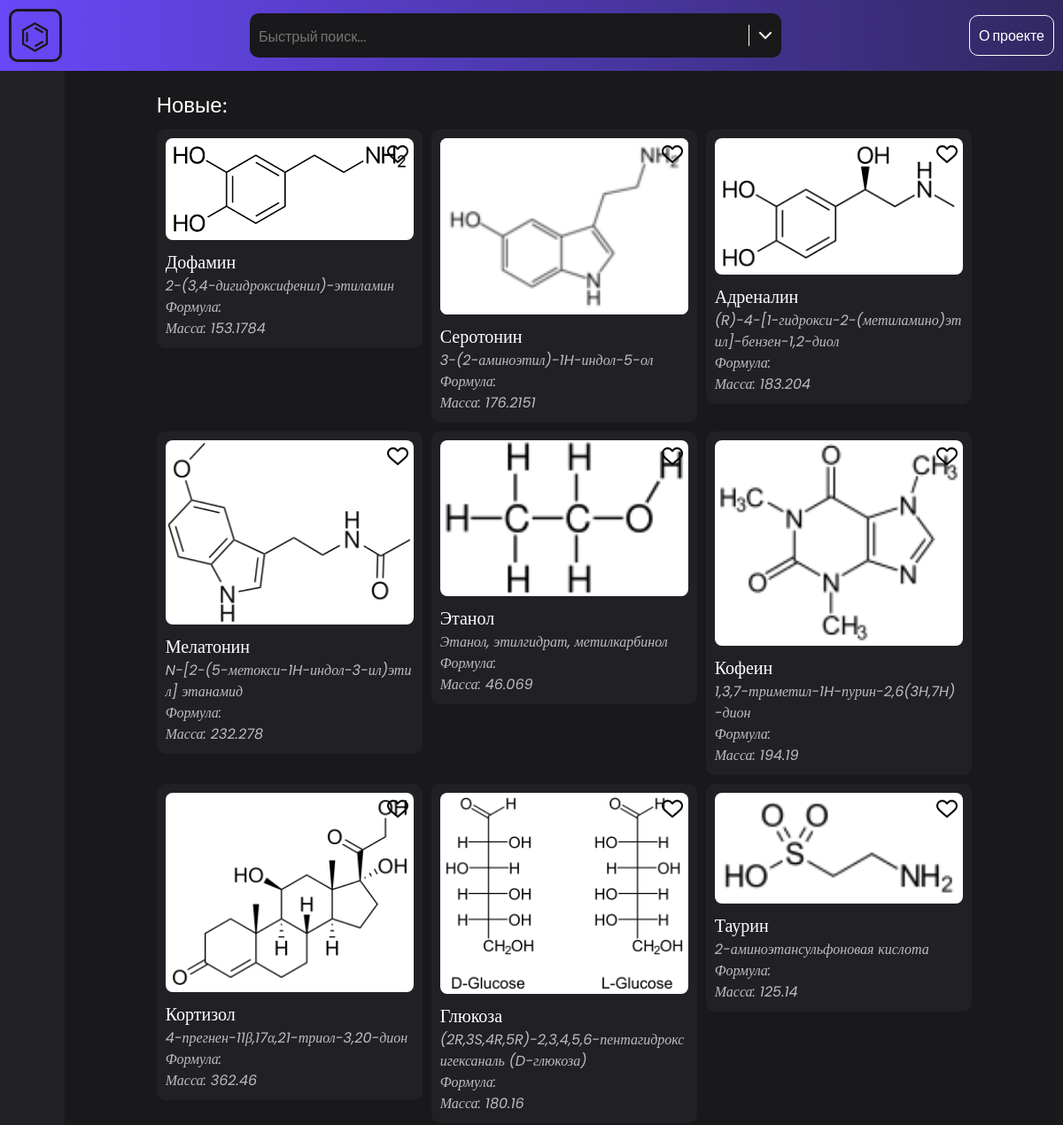
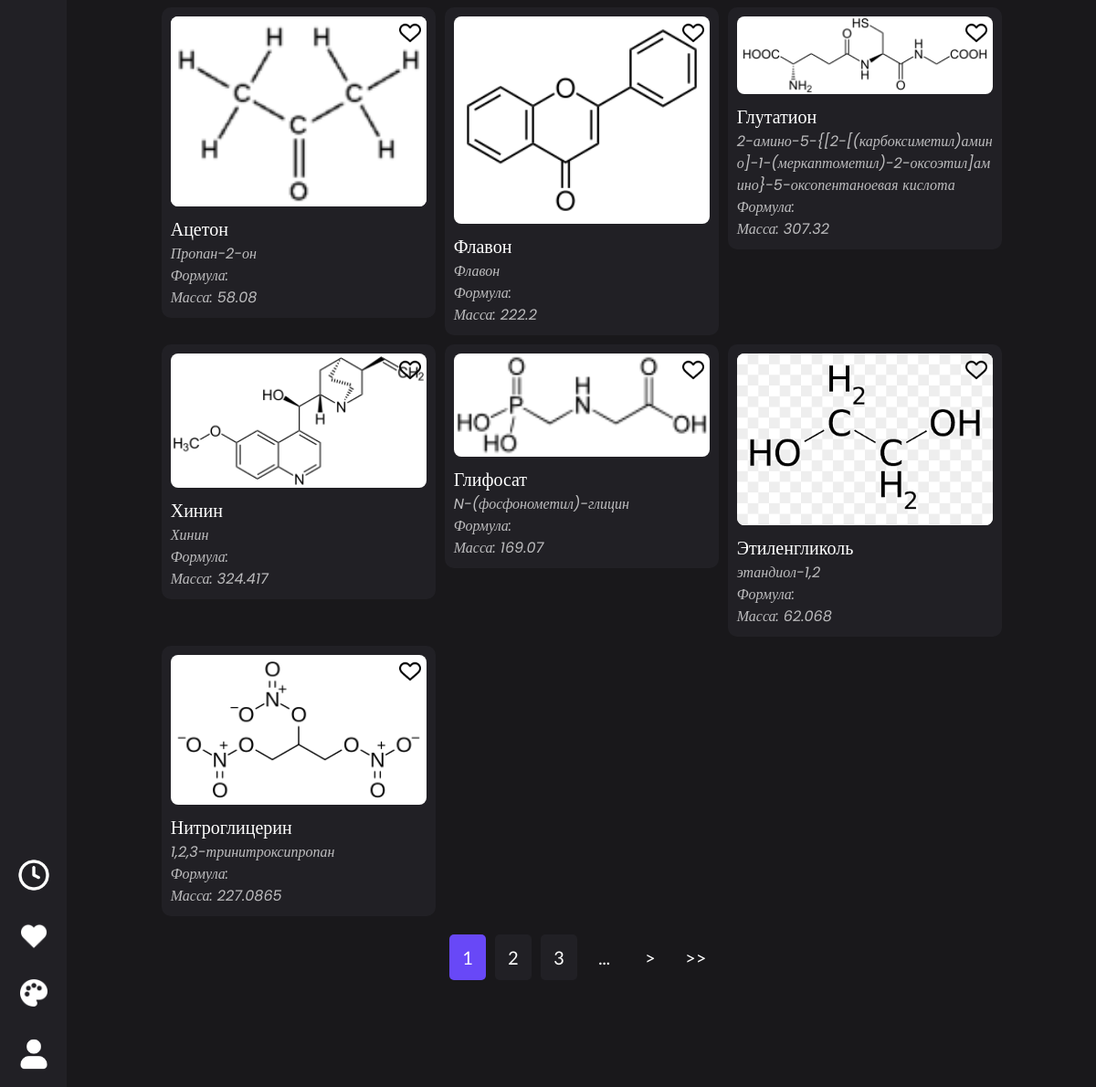
The page / on the database its author committed (2 pictures, top to bottom).
### tables this page shows
CREATE TABLE substances (
    id INTEGER PRIMARY KEY AUTOINCREMENT,
    name TEXT NOT NULL,
    other_names JSON,
    name_iupac TEXT NOT NULL,
    bruto_formula TEXT NOT NULL,
    mass FLOAT NOT NULL,
    characteristics JSON,
    description TEXT,
    sources JSON,
    author_id INTEGER,
    created_datatime TEXT,
    updated_datatime TEXT,
    admin_confirmed BOOLEAN
);

### app.py (the view)
@app.route("/")
def get_index():
    substances = db_get_substances("SELECT * FROM substances WHERE admin_confirmed LIMIT 20")
    return render_template(
        "index.html",
        recent_substances=substances,
        view_substances=substances,
        liked_substances=get_likes(False),
        view_substances_pages_count=10,
    )

### app.py (called while the page is built)
def get_db():
    return sq.connect("base.db", check_same_thread=False)

def db_execute(query, args=()):
    conn = get_db()
    conn.row_factory = sq.Row
    cur = conn.cursor()
    cur.execute(query, args)
    conn.commit()
    return cur

def ses():
    return session.get("logged", False)

def get_likes(t):
    if t:
        if not ses():
            return []
        user_email = session.get("email")
        cur = db_execute("SELECT likes FROM users WHERE email = ?", (user_email,))
        result = cur.fetchone()
        return json.loads(result["likes"]) if result else []
    else:
        likes_ids = get_likes(True)
        sql = "SELECT * FROM substances WHERE id IN ({seq})".format(
            seq=','.join(['?']*len(likes_ids))
        ) if likes_ids else "SELECT * FROM substances WHERE 1=0"
        substances = db_get_substances(sql, likes_ids)
        return substances

def db_get_substances(sql, params=()):
    cur = db_execute(sql, params)
    return [
        {
            **dict(substance),
            "other_names": json.loads(substance["other_names"]),
            "characteristics": json.loads(substance["characteristics"]),
            "sources": json.loads(substance["sources"]),
            "type": "substance",
            "liked": "true" if str(substance["id"]) in get_likes(True) else "false"
        }
        for substance in cur.fetchall()
    ]

@app.template_filter("regex_replace")
def regex_replace(s, find, replace):
    return re.sub(find, replace, s)

@app.context_processor
def global_variables():
    return {
        "APP_NAME": "Amen",
        "IsMobile": re.search(
            "(Mobile|Android|iPhone|iPad|iPod|BlackBerry|Windows Phone|Opera Mini)",
            request.headers.get("User-Agent"),
        ),
        "THEME": "default",
        "THEME_TYPE": "dark",
    }

### templates/index.html
{% from 'other/tools.html' import process_cards, pages_row %}
{% extends 'layouts/main.html' %}
{% block content %}
{% if view_substances is defined %}
<div class="cards-category">
  <p class="cards-category-header">Новые:</p>
  {{ process_cards(view_substances) }}
  {{ pages_row(view_substances_pages_count) }}
</div>
{% endif %} {% endblock %}

### templates/other/tools.html (shortened to what this page needs)
{% macro process_cards(items) %}
<div class="tool-cards">
  {% for item in items %}
  <div
    class="tool-cards-item"
    data-id="{{ item.id }}"
    data-name="{{ item.name }}"
    data-name-iupac="{{ item.name_iupac }}"
    data-type="{{ item.type }}"
    data-liked="{{ item.liked }}"
  >
    <img
      src="{{ url_for('static', filename='db/structures/' ~ item.id ~ '.png') }}"
      alt=""
      class="tool-cards-item-image"
    />
    <p class="tool-cards-item-name">{{ item.name }}</p>
    <p class="tool-cards-item-extra">{{ item.name_iupac }}</p>
    <p class="tool-cards-item-extra">Формула: {{ item.formula }}</p>
    <p class="tool-cards-item-extra">Масса: {{ item.mass }}</p>
    <img
      src="{{ url_for('static', filename='images/ui/' + ('heart-red.png' if item.liked == 'true' else 'heart-empty.png')) }}"
      alt=""
      class="tool-cards-item-like"
    />
  </div>
  {% endfor %}
</div>
{% endmacro %}
{% macro pages_row(pages_count) %}
<div class="tool-pages-row">
  {% set current_page = (request.args.get("p")|int if request.args.get("p")|int
  > 0 else 1) %}
  {% set url_params = request.query_string.decode()|regex_replace("[?&]*p=([^&#=]*)[&]*", "") %}
  {% set url = request.path ~ "?" ~ ("p=" if url_params == "" else url_params ~
  "&p=") %}
  {% for n in range( current_page - 2 if current_page - 2 > 0 else 1,
  current_page + 3 if current_page + 2 < pages_count else pages_count + 1 ) %}
  {% if n == current_page %}
  <div class="tool-pages-row-item-empty tool-pages-row-item active">
    {{ n }}
  </div>
  {% else %}
  <a href="{{ url ~ n }}" class="tool-pages-row-item-empty tool-pages-row-item"
    >{{ n }}</a
  >
  {% endif %} {% endfor %} {% if current_page + 2 < pages_count %}
  <div class="tool-pages-row-item-empty">...</div>
  {% endif %} {% if current_page != pages_count %}
  <a href="{{ url ~ (current_page + 1) }}" class="tool-pages-row-item-empty"
    >></a
  >
  {% if current_page + 2 < pages_count %}
  <a href="{{ url ~ pages_count }}" class="tool-pages-row-item-empty">>></a>
  {% endif %} {% endif %}
</div>
{% endmacro %}

### templates/layouts/main.html (shortened to what this page needs)
<!DOCTYPE html>
{% from 'other/tools.html' import process_panel_list, process_notifications with
context %}
<html lang="en">
  <head>
    <link
      rel="stylesheet"
      href="{{ url_for('static', filename='css/normalize.css') }}"
    />
    <link
      rel="stylesheet"
      href="{{ url_for('static', filename='css/main.css') }}"
    />
    <link
      rel="stylesheet"
      href="{{ url_for('static', filename='themes/' ~ THEME ~ '-' ~ THEME_TYPE ~ '.css') }}"
    />
  </head>
  <body class="root">
    <header class="layout-header">
      <div class="layout-header-container">
        <a href="/">
          <div class="layout-header-icon">⌬</div>
        </a>
        <div class="layout-header-search">
          <input
            placeholder="Быстрый поиск..."
            type="text"
            class="layout-header-search-input empty-input"
            id="layout-header-search-input"
          />
          <button
            class="layout-header-search-button empty-button"
            id="layout-header-search-button-advanced"
          >
            <img
              src="{{ url_for('static', filename='images/ui/' ~ THEME_TYPE ~ '/arrow-down.png') }}"
              alt=""
              class="layout-header-search-button-img"
            />
          </button>
        </div>
        <div class="layout-header-nav">
          <a href="/about/" class="layout-header-nav-link">О проекте</a>
        </div>
      </div>
    </header>
    <section class="layout-main">
      <div class="layout-main-sidebar">
        <div class="layout-main-sidebar-bottom">
          <div
            class="layout-main-sidebar-button"
            data-panel-id="history"
            title="История"
          >
            <img
              src="{{ url_for('static', filename='images/ui/' ~ THEME_TYPE ~ '/history.png') }}"
              alt=""
              class="layout-main-sidebar-button-img"
              style="height: 40px"
            />
          </div>
          <div
            class="layout-main-sidebar-button"
            data-panel-id="likes"
            title="Отмеченные"
          >
            <img
              src="{{ url_for('static', filename='images/ui/' ~ THEME_TYPE ~ '/heart.png') }}"
              alt=""
              class="layout-main-sidebar-button-img"
              style="height: 30px"
            />
          </div>
          <div
            class="layout-main-sidebar-button"
            data-panel-id="theme"
            title="Тема сайта"
          >
            <img
              src="{{ url_for('static', filename='images/ui/' ~ THEME_TYPE ~ '/palete.png') }}"
              alt=""
              class="layout-main-sidebar-button-img"
              style="height: 30px"
            />
          </div>
          <a href="/account/" class="layout-main-sidebar-button" title="Аккаунт"
            ><img
              src="{{ url_for('static', filename='images/ui/' ~ THEME_TYPE ~ '/user.png') }}"
              alt=""
              class="layout-main-sidebar-button-img"
              style="height: 40px"
            />
          </a>
        </div>
      </div>
      <div class="layout-main-container">
        {% block content %}{% endblock %}
      </div>
    </section>
  </body>
</html>

### static/css/main.css (style rules this page uses)
.root { font-family: "Lato", sans-serif; background: var(--color-sec-); }
.empty-button, .empty-input { background: transparent; border: 0; }
.layout-header { height: 80px; width: 100%; display: flex; justify-content: center; background: linear-gradient( 0.25turn, var(--color-primary), var(--color-primary-) ) 20%; }
.layout-header-container { height: 100%; width: 100%; max-width: 1240px; display: flex; justify-content: space-between; align-items: center; }
.layout-header-container > * { margin: 0 10px; }
.layout-header-icon { transition: var(--transition-fast); height: 60px; width: 60px; display: flex; align-items: center; justify-content: center; padding: 0 1px 1px 0; font-size: 40px; color: var(--color-sec-); border: 3px solid var(--color-sec-); border-radius: 10px; }
.layout-header-search { position: relative; width: 100%; max-width: 600px; display: flex; align-items: center; justify-content: space-between; background: var(--color-sec-); border-radius: 10px; }
.layout-header-search-input { height: 50px; width: 100%; padding: 0 0 0 10px; color: var(--color-sec); }
.layout-header-search-button { cursor: pointer; height: 24px; width: 40px; display: flex; align-items: center; justify-content: center; }
.layout-header-search-button-img { height: 24px; width: 24px; }
#layout-header-search-button-advanced { border-left: 1px solid var(--color-sec); }
.layout-header-search:not(:has(> .layout-header-search-advanced.active)) { transition: var(--transition); transition-delay: calc(var(--transition) - 0.1s); }
.layout-header-nav { display: flex; align-items: center; color: var(--color-sec); }
.layout-header-nav-link { width: min-content; padding: 10px; border: 1px solid var(--color-sec); border-radius: 10px; white-space: nowrap; transition: var(--transition); }
.layout-main { height: calc(100% - 80px); width: 100%; display: flex; }
.layout-main-sidebar { height: 100%; width: 74px; display: flex; flex-direction: column; align-items: center; justify-content: space-between; background: var(--color-extra); }
.layout-main-sidebar > * { width: 100%; display: flex; flex-direction: column; align-items: center; }
.layout-main-sidebar-button { position: relative; width: 100%; display: flex; align-items: center; justify-content: center; }
.layout-main-sidebar-button::after { transition: var(--transition-fast); content: ""; position: absolute; top: 0; left: 0; width: 4px; height: 100%; }
.layout-main-sidebar-bottom > .layout-main-sidebar-button { padding: 16px 0; }
.layout-main-container { position: relative; overflow: auto; height: 100%; width: calc(100% - 64px); padding: 20px; display: flex; flex-direction: column; align-items: center; }
.cards-category { width: 100%; margin: 0 0 20px 0; display: flex; flex-direction: column; align-items: center; }
.cards-category-header { width: 100%; font-size: 24px; color: var(--color-sec); margin: 0 0 10px 0; }
.tool-cards { width: 100%; display: grid; grid-template-columns: repeat(auto-fit, 300px); grid-auto-rows: max-content; gap: 10px; }
.tool-cards-item { cursor: pointer; font-family: "Poppins", serif; position: relative; padding: 10px; height: max-content; width: 300px; display: flex; flex-direction: column; background: var(--color-extra); border-radius: 10px; }
.tool-cards-item-name, .tool-cards-item-extra { word-break: break-all; cursor: text; user-select: text; color: var(--color-sec); }
.tool-cards-item-name { font-size: 20px; }
.tool-cards-item-extra { font-style: italic; opacity: 0.7; }
.tool-cards-item-image { background: #fff; height: auto; width: 280px; border-radius: 8px; margin: 0 0 10px 0; }
.tool-cards-item-like { position: absolute; top: 16px; right: 16px; height: 24px; width: 24px; }
.tool-pages-row { height: 50px; margin: 20px 0 0 0; display: flex; align-items: center; }
.tool-pages-row-item-empty { font-size: 20px; color: var(--color-sec); height: 50px; width: 40px; margin: 0 5px; display: flex; align-items: center; justify-content: center; }
.tool-pages-row-item { background: var(--color-extra); border-radius: 5px; }
.tool-pages-row-item.active { cursor: default; background: var(--color-primary); border: none; }

### static/themes/default-dark.css (style rules this page uses)
:root { --color-primary: #6848f7; --color-primary-: #322861; --color-sec: #fff; --color-sec-: #19181b; --color-extra: #212025; --transition: 0.3s; --transition-fast: 0.2s; }

### rows shown on the page
substances: shows a picture, name "Дофамин", name_iupac "2-(3,4-дигидроксифенил)-этиламин", mass "153.1784"
substances: shows a picture, name "Серотонин", name_iupac "3-(2-аминоэтил)-1H-индол-5-ол", mass "176.2151"
substances: shows a picture, name "Адреналин", name_iupac "(R)-4-[1-гидрокси-2-(метиламино)этил]-бензен-1,2-диол", mass "183.204"
substances: shows a picture, name "Мелатонин", name_iupac "N-[2-(5-метокси-1H-индол-3-ил)этил] этанамид", mass "232.278"
substances: shows a picture, name "Этанол", name_iupac "Этанол, этилгидрат, метилкарбинол", mass "46.069"
substances: shows a picture, name "Кофеин", name_iupac "1,3,7-триметил-1H-пурин-2,6(3H,7H)-дион", mass "194.19"
substances: shows a picture, name "Кортизол", name_iupac "4-прегнен-11β,17α,21-триол-3,20-дион", mass "362.46"
substances: shows a picture, name "Глюкоза", name_iupac "(2R,3S,4R,5R)-2,3,4,5,6-пентагидроксигексаналь (D-глюкоза)", mass "180.16"
substances: shows a picture, name "Таурин", name_iupac "2-аминоэтансульфоновая кислота", mass "125.14"
substances: shows a picture, name "Ацетон", name_iupac "Пропан-2-он", mass "58.08"
substances: shows a picture, name "Флавон", name_iupac "Флавон", mass "222.2"
substances: shows a picture, name "Глутатион", name_iupac "2-амино-5-{[2-[(карбоксиметил)амино]-1-(меркаптометил)-2-оксоэтил]амино}-5-оксопентаноевая кислота", mass "307.32"
substances: shows a picture, name "Хинин", name_iupac "Хинин", mass "324.417"
substances: shows a picture, name "Глифосат", name_iupac "N-(фосфонометил)-глицин", mass "169.07"
substances: shows a picture, name "Этиленгликоль", name_iupac "этандиол-1,2", mass "62.068"
substances: shows a picture, name "Нитроглицерин", name_iupac "1,2,3-тринитроксипропан", mass "227.0865"

### other values the page prints
{{ n }} "1"
{{ n }} "2" "3"
